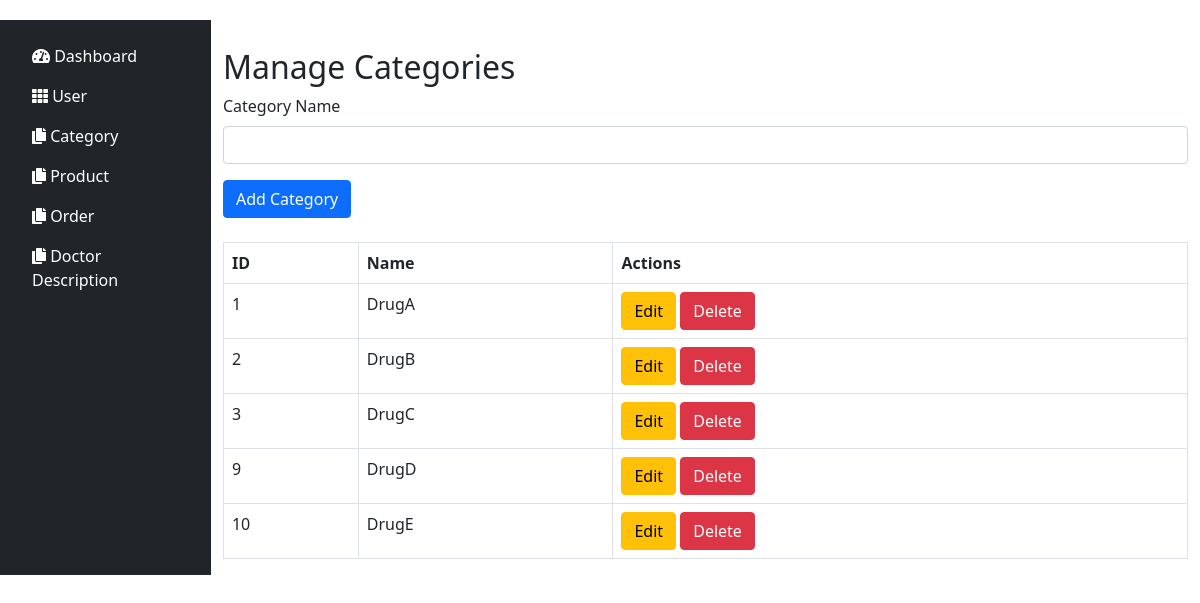
/HTML/admin/index.php?p=admin&ap=categ, run on the app's committed database.
### tables this page shows
CREATE TABLE `category` (
  `CategoryID` int(11) NOT NULL,
  `CategoryName` varchar(255) NOT NULL
);

### HTML/admin/page/cate_conf.php (called while the page is built, shortened)
<?php
$sql = "SELECT * FROM category";
$result = $connection->query($sql);
?>

### HTML/admin/page/cate.php (the view, shortened to what this page needs)
<?php
include '../Drug/HTML/shop/xampp_connection.php';
include '../Drug/HTML/admin/page/cate_conf.php'
?>
<div class="container mt-5">
    <h2>Manage Categories</h2>
    <form action="index.php?p=admin&ap=categ" method="POST" class="mb-4">
        <div class="mb-3">
            <label for="name" class="form-label">Category Name</label>
            <input type="text" class="form-control" id="name" name="name" required>
        </div>
        <button type="submit" name="add_category" class="btn btn-primary">Add Category</button>
    </form>
    <table class="table table-bordered">
        <thead>
            <tr>
                <th>ID</th>
                <th>Name</th>
                <th>Actions</th>
            </tr>
        </thead>
        <tbody>
            <?php if ($result->num_rows > 0): ?>
                <?php while($row = $result->fetch_assoc()): ?>
                    <tr>
                        <td><?php echo $row['CategoryID']; ?></td>
                        <td><?php echo $row['CategoryName']; ?></td>
                        <td>
                            <button class="btn btn-warning" data-bs-toggle="modal" data-bs-target="#editModal<?php echo $row['CategoryID']; ?>">Edit</button>
                            <a href="index.php?p=admin&ap=categ&cateid=<?php echo $row['CategoryID']; ?>" class="btn btn-danger">Delete</a>
                        </td>
                    </tr>
                <?php endwhile; ?>
            <?php else: ?>
                <tr>
                    <td colspan="4">No categories found</td>
                </tr>
            <?php endif; ?>
        </tbody>
    </table>
</div>

### data on the page
category: CategoryID "1", CategoryName "DrugA"
category: CategoryID "2", CategoryName "DrugB"
category: CategoryID "3", CategoryName "DrugC"
category: CategoryID "9", CategoryName "DrugD"
category: CategoryID "10", CategoryName "DrugE"
